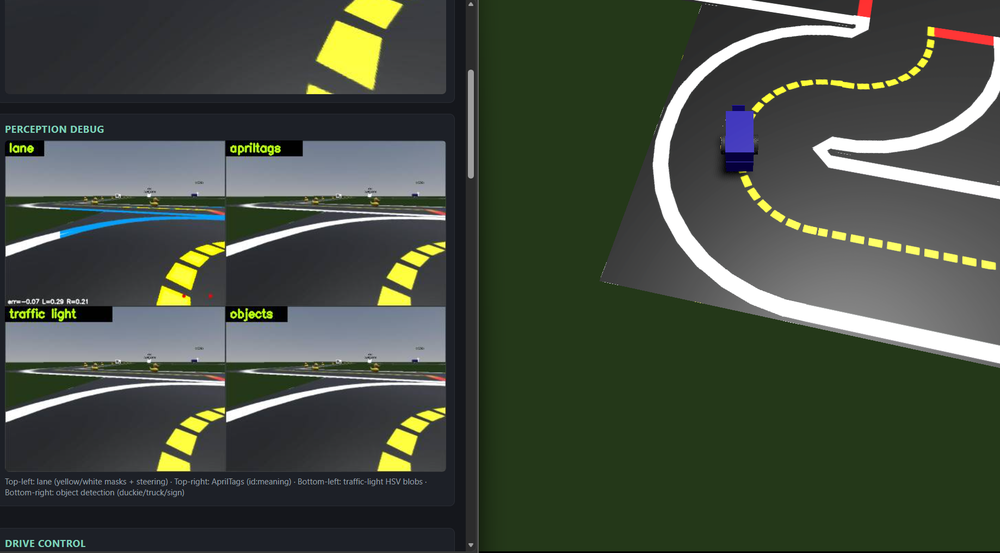
#> input picture img.png, 1000 x 553 px, shrunk from 1838 x 1016 before the run
$ python -i duck_hsv.py   (imports and definitions only)
#> lines starting #> are read from the running program, lines starting #| are printed output that depends on the picture; after the words box and inside, x2 and y2 are one past the last pixel; in counts of white or black regions, pixels touching at a corner belong together
#> further down, picture is the input picture: shape (553, 1000, 3); mean B, G, R 63.8, 75.7, 67.7
"""Dependency-free duckie detector: HSV colour + shape.

WHY this exists: the trained YOLO model can't run on the real bot — its Jetson
has Python 3.6 + OpenCV 4.1.1 (whose cv2.dnn can't parse the YOLOv5 ONNX) and no
onnxruntime. This detector needs only OpenCV core (inRange / findContours /
morphology), which works on 4.1.1, so the bot can brake for duckies with no extra
install. It returns the SAME detection format as ObjectDetectionAgent —
[((x1,y1,x2,y2), score, 0)] in full-frame pixels — so it drops straight into the
agent's existing obstacle / SOFT_STOP path (should_stop_for_obstacle, debounce).

The hard part is that the road's yellow centre line is the SAME colour as a duck.
We reject it by SHAPE, mirroring the reference's tuned approach: lane markings are
long, thin, high-extent rectangles; a duck is compact. The filters below encode
that. Tune the HSV range + thresholds on the bot via config if needed.
"""
import cv2
import numpy as np

# Defaults are starting points; override any key via the `cfg` dict (the agent
# passes config/duck_hsv from the timings, so you can tune on the bot live).
_DEFAULT = {
    'yellow_lower': [18, 90, 110],   # HSV low  (duck yellow/orange, fairly saturated+bright)
    'yellow_upper': [40, 255, 255],  # HSV high
    'top_ignore_frac': 0.15,         # blank out the top of the frame (sky/horizon)
    'min_contour_area': 200,         # px, drop specks
    'min_bbox_area_frac': 0.0015,    # px area / (w*h); drop far-tiny blobs
    'min_height_frac': 0.12,         # box height / frame height. THE main duck-vs-dash gate:
                                     # a duck close enough to brake for is tall (>~12% of the
                                     # frame); painted lane dashes are short (measured 4-10%).
    'min_y2_ratio': 0.28,            # box bottom must be below this fraction of height
    'cx_margin_frac': 0.15,          # ignore blobs hugging the left/right edge (lane lines sit
                                     # near the edges; an in-path obstacle is more central)
    'min_aspect': 0.30,              # w/h bounds. A standing rubber duck is TALLER than wide
    'max_aspect': 1.30,              # (measured ~0.68); painted dashes/markings on the ground
                                     # are WIDER than tall (~1.5-1.7). So cap aspect near 1 — the
                                     # single best duck-vs-dash discriminator on the real road.
    'max_rotated_aspect': 2.70,      # min-area-rect elongation; lane dashes are very elongated
    'max_solidity': 0.82,            # contour_area / ROTATED-rect area. A painted lane dash
                                     # fills its (possibly slanted) rect (~0.9-1.0); a rounded
                                     # rubber duck does not (~0.6-0.8). Rotation-invariant, so it
                                     # rejects perspective-slanted dashes too. Key discriminator.
    # Bottom-square reject — THE gate for venues whose centre dashes are CHUNKY/
    # SQUARE (aspect ~1.0) instead of thin: the nearest such dash fills the bottom
    # of the frame as an ~square blob touching the bottom edge (measured FP:
    # [143,393,228,480], aspect 0.977, y2=480). A standing rubber duck is taller-
    # than-wide (aspect ~0.68-0.85), so rejecting blobs that TOUCH the bottom edge
    # AND are squarish drops the dash while keeping a real close duck.
    'reject_bottom_square': True,
    'bottom_touch_frac': 0.985,      # y2 >= this*h => the blob runs off the bottom edge (a road dash)
    'bottom_square_aspect': 0.88,    # ... and aspect >= this (squarish). real duck 0.84 < 0.88 survives.
    'score_area_norm': 8000.0,       # bbox area mapped to score 1.0 (proximity proxy)
}


def detect_duckies_hsv(bgr, cfg=None, lane_xs=None):
    """bgr: HxWx3 BGR frame. Returns [((x1,y1,x2,y2), score, 0), ...].

    lane_xs: optional list of full-frame x positions of the detected YELLOW lane
    (centre) line, from the lane follower. The yellow dashed centre line is the
    SAME colour as a duck, and in some venues the dashes are chunky/square so the
    aspect/solidity gates can't reject them. But a dash sits ON the lane line and
    a real duck obstacle sits OFF it, so a yellow blob whose centre-x lands within
    `duck_lane_exclude_px` of the lane line is treated as the lane and skipped.
    Pass None (or leave the list empty) to disable this gate."""
    if bgr is None or bgr.size == 0:
        return []
    c = dict(_DEFAULT)
    if cfg:
        c.update(cfg)
    lane_excl = float(c.get('duck_lane_exclude_px', 0))
    lane_xs = [lx for lx in (lane_xs or []) if lx is not None]
    h, w = bgr.shape[:2]
#> h = 553; w = 1000

    hsv = cv2.cvtColor(bgr, cv2.COLOR_BGR2HSV)
#> hsv: shape (553, 1000, 3); mean H, S, V 66.3, 70.9, 79.2
    mask = cv2.inRange(hsv, np.array(c['yellow_lower'], np.uint8),
                            np.array(c['yellow_upper'], np.uint8))
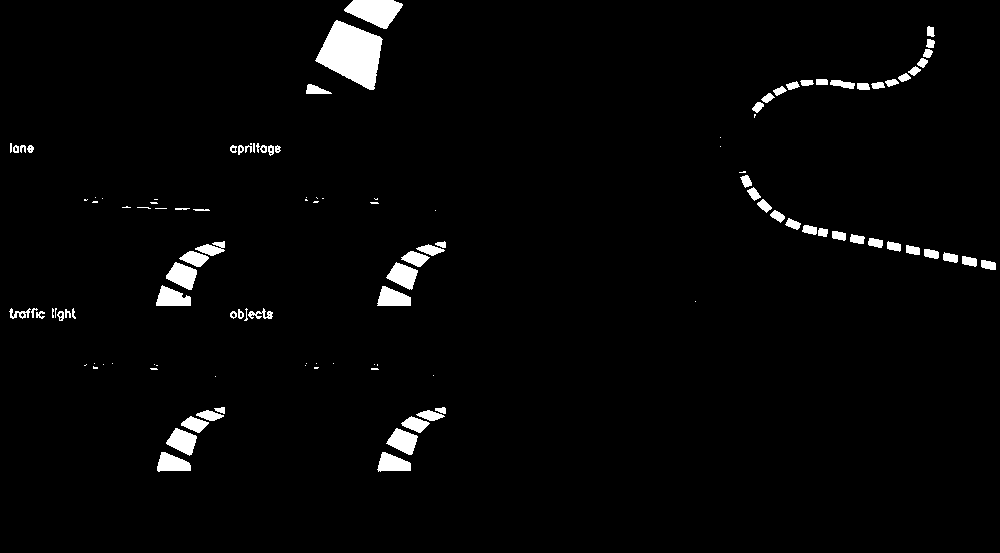
#> mask: shape (553, 1000); 2.6% white; 121 white regions (45 under 20 px), largest, box (x1, y1, x2, y2) and area: (315, 20, 383, 90) 2886, (344, 0, 403, 29) 1093, (166, 262, 197, 290) 541
    top = int(h * c['top_ignore_frac'])
#> top = 82
    if top > 0:
        mask[:top, :] = 0
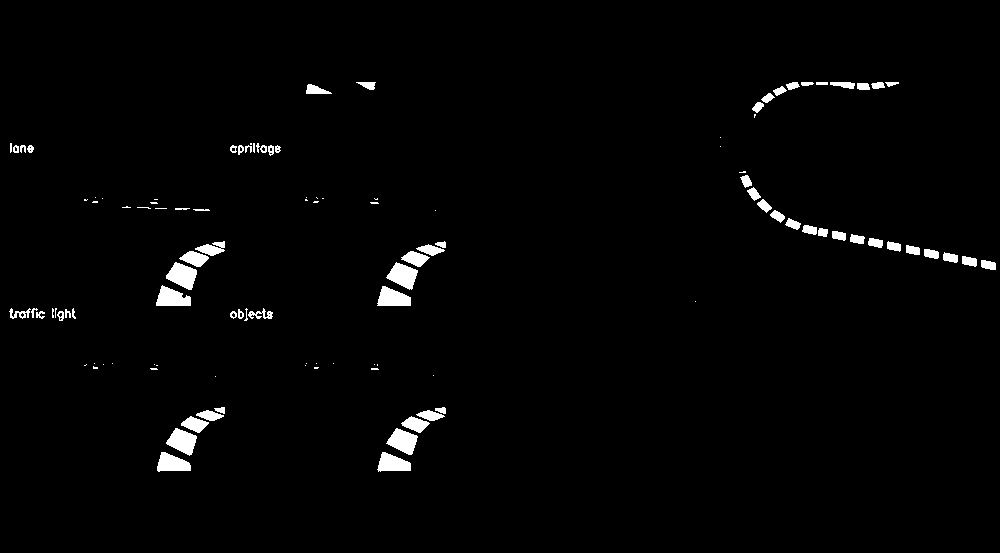
#> mask: shape (553, 1000); 1.8% white; 114 white regions (45 under 20 px), largest, box (x1, y1, x2, y2) and area: (166, 262, 197, 290) 541, (386, 262, 418, 290) 524, (166, 428, 197, 456) 520
    mask = cv2.morphologyEx(mask, cv2.MORPH_OPEN,
                            cv2.getStructuringElement(cv2.MORPH_ELLIPSE, (3, 3)))
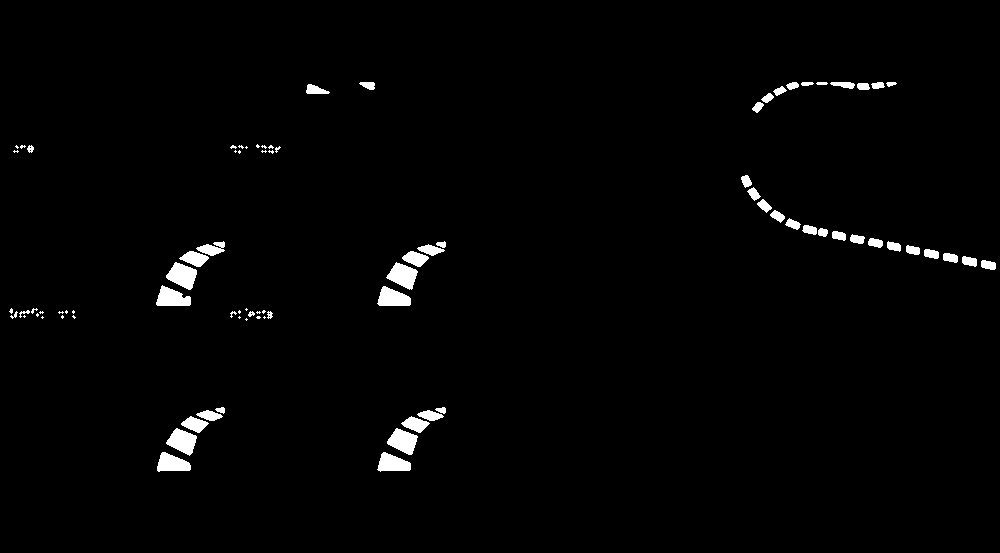
#> mask: shape (553, 1000); 1.7% white; 86 white regions (33 under 20 px), largest, box (x1, y1, x2, y2) and area: (166, 262, 197, 290) 539, (386, 262, 418, 290) 523, (166, 428, 197, 456) 518
    mask = cv2.morphologyEx(mask, cv2.MORPH_CLOSE,
                            cv2.getStructuringElement(cv2.MORPH_ELLIPSE, (5, 5)))
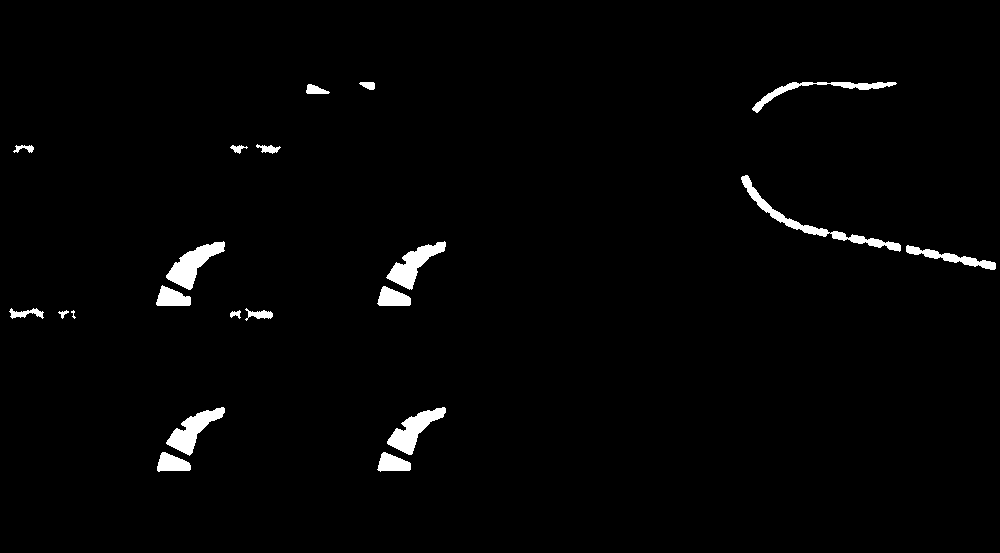
#> mask: shape (553, 1000); 1.8% white; 21 white regions (1 under 20 px)

    found = cv2.findContours(mask, cv2.RETR_EXTERNAL, cv2.CHAIN_APPROX_SIMPLE)
#> found = 21 contours, 1 with area under 20; largest, box (x1, y1, x2, y2) and area: (166, 241, 225, 290) 1112, (741, 175, 901, 252) 1102, (387, 407, 446, 455) 1041, (386, 241, 446, 290) 1032, (166, 407, 225, 456) 1030
    contours = found[0] if len(found) == 2 else found[1]   # cv2 3.x vs 4.x return arity
#> contours has the same summary as found

    out = []
    for cnt in contours:
        carea = float(cv2.contourArea(cnt))
        if carea < c['min_contour_area']:
            continue
        x, y, bw, bh = cv2.boundingRect(cnt)
        if bw <= 2 or bh <= 2:
            continue
        x1, y1, x2, y2 = x, y, x + bw, y + bh
        barea = float(bw * bh)
        extent = carea / (barea + 1e-6)
        aspect = bw / float(bh + 1e-6)
        rect = cv2.minAreaRect(cnt)
        rw, rh = rect[1]
        rot = (max(rw, rh) / (min(rw, rh) + 1e-6)) if (rw > 1 and rh > 1) \
            else (max(bw, bh) / (min(bw, bh) + 1e-6))
        solidity = carea / (rw * rh + 1e-6) if (rw > 1 and rh > 1) else extent
        cx = (x1 + x2) / 2.0
        y2_ratio = y2 / float(h)

        # --- shape/position rejection (mostly to drop the yellow lane line) ---
        if bh < h * c['min_height_frac']:                      # too short = a lane dash, not a duck
            continue
        if y2_ratio < c['min_y2_ratio']:                       # too far up
            continue
        if cx < w * c['cx_margin_frac'] or cx > w * (1 - c['cx_margin_frac']):
            continue                                           # hugging an edge
        if lane_excl > 0 and lane_xs and min(abs(cx - lx) for lx in lane_xs) < lane_excl:
            continue                                           # on the yellow lane line = a dash
        if barea < w * h * c['min_bbox_area_frac']:            # too small
            continue
        if aspect > c['max_aspect'] or aspect < c['min_aspect']:
            continue
        if rot > c['max_rotated_aspect']:                      # long thin dash
            continue
        if solidity > c['max_solidity']:                       # solid filled quad = painted marking
            continue
        if c.get('reject_bottom_square') and y2 >= h * c['bottom_touch_frac'] \
                and aspect >= c['bottom_square_aspect']:
            continue                                           # chunky near dash running off the bottom edge

        score = min(1.0, barea / c['score_area_norm'])
        out.append(((x1, y1, x2, y2), float(score), 0))
#> this loop made 21 passes
#> (carea, x, y, bw, bh, x1, y1, x2) on passes 1, 2, 3, 4, 10, 11, 12, 13, 14, 15, 20: (412.5, 377, 452, 34, 20, 377, 452, 411), (420, 157, 452, 34, 20, 157, 452, 191), (1041, 387, 407, 59, 48, 387, 407, 446), (1030, 166, 407, 59, 49, 166, 407, 225), (435.5, 377, 286, 34, 20, 377, 286, 411), (450.5, 156, 285, 35, 21, 156, 285, 191), (551.5, 906, 245, 90, 25, 906, 245, 996), (1032.5, 386, 241, 60, 49, 386, 241, 446), (1112.5, 166, 241, 59, 49, 166, 241, 225), (1102, 741, 175, 160, 77, 741, 175, 901), (619.5, 752, 82, 145, 31, 752, 82, 897)
#> carea on passes 5, 7, 8, 9, 16, 17: 40, 27, 137, 151.5, 56, 67.5
#> after the loop, out = []

    return out


# Other-bot detector by colour. The other Duckiebots here are BLUE and carry no
# AprilTag plate, so the tag path can't see them. A close bot ahead is a big blue
# blob low-centre in the frame; that's cheap and reliable to find on OpenCV 4.1.1.
# Returns [((x1,y1,x2,y2), score, 1)] (class 1 = vehicle/other-bot).
_VEH_DEFAULT = {
    'blue_lower': [95, 80, 50],
    'blue_upper': [130, 255, 255],
    'top_ignore_frac': 0.18,         # ignore blue chairs/objects up near the horizon
    'min_bbox_area_frac': 0.020,     # a bot close enough to brake for fills a good chunk
    'min_cy_frac': 0.30,             # blob centre below this fraction of height (in front of us)
    'cx_margin_frac': 0.20,          # roughly ahead, not way off to the side
    'min_fill': 0.30,                # contour/bbox; reject sparse glare/specular blue
    'min_aspect': 0.40,
    'max_aspect': 3.50,
    'score_area_norm': 30000.0,
}


# [43 lines left out: function detect_vehicles_hsv, not called in this run]

>>> import cv2
>>> picture = cv2.imread('../../../../img.png')
>>> result = detect_duckies_hsv(picture)
#> result = []
